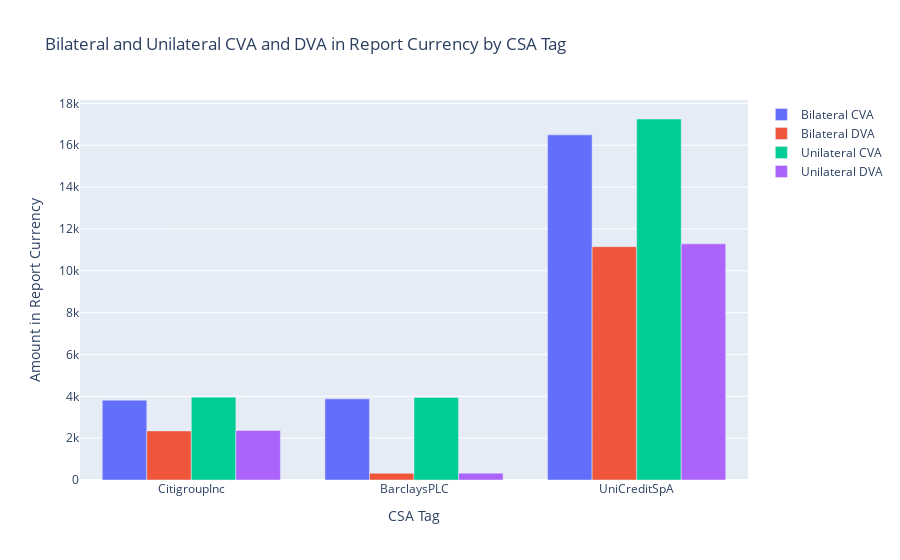

Notebook source saved alongside this figure:
### Markdown cell above
#### View allocations for all counterparties

### Code cell
visualizer.plot_allocations()

### Figure 1 — Plotly figure (JSON) as saved in the notebook; plotly's stock layout.template omitted (floating-point values rounded to 4 significant figures)
{"data": [{"name": "Bilateral CVA", "type": "bar", "x": ["CitigroupInc", "BarclaysPLC", "UniCreditSpA"], "y": [3815.0, 3879.0, 16490.0]}, {"name": "Bilateral DVA", "type": "bar", "x": ["CitigroupInc", "BarclaysPLC", "UniCreditSpA"], "y": [2345.0, 325.0, 11150.0]}, {"name": "Unilateral CVA", "type": "bar", "x": ["CitigroupInc", "BarclaysPLC", "UniCreditSpA"], "y": [3959.0, 3947.0, 17250.0]}, {"name": "Unilateral DVA", "type": "bar", "x": ["CitigroupInc", "BarclaysPLC", "UniCreditSpA"], "y": [2371.0, 327.3, 11290.0]}], "layout": {"barmode": "group", "title": {"text": "Bilateral and Unilateral CVA and DVA in Report Currency by CSA Tag"}, "xaxis": {"title": {"text": "CSA Tag"}}, "yaxis": {"title": {"text": "Amount in Report Currency"}}}}
